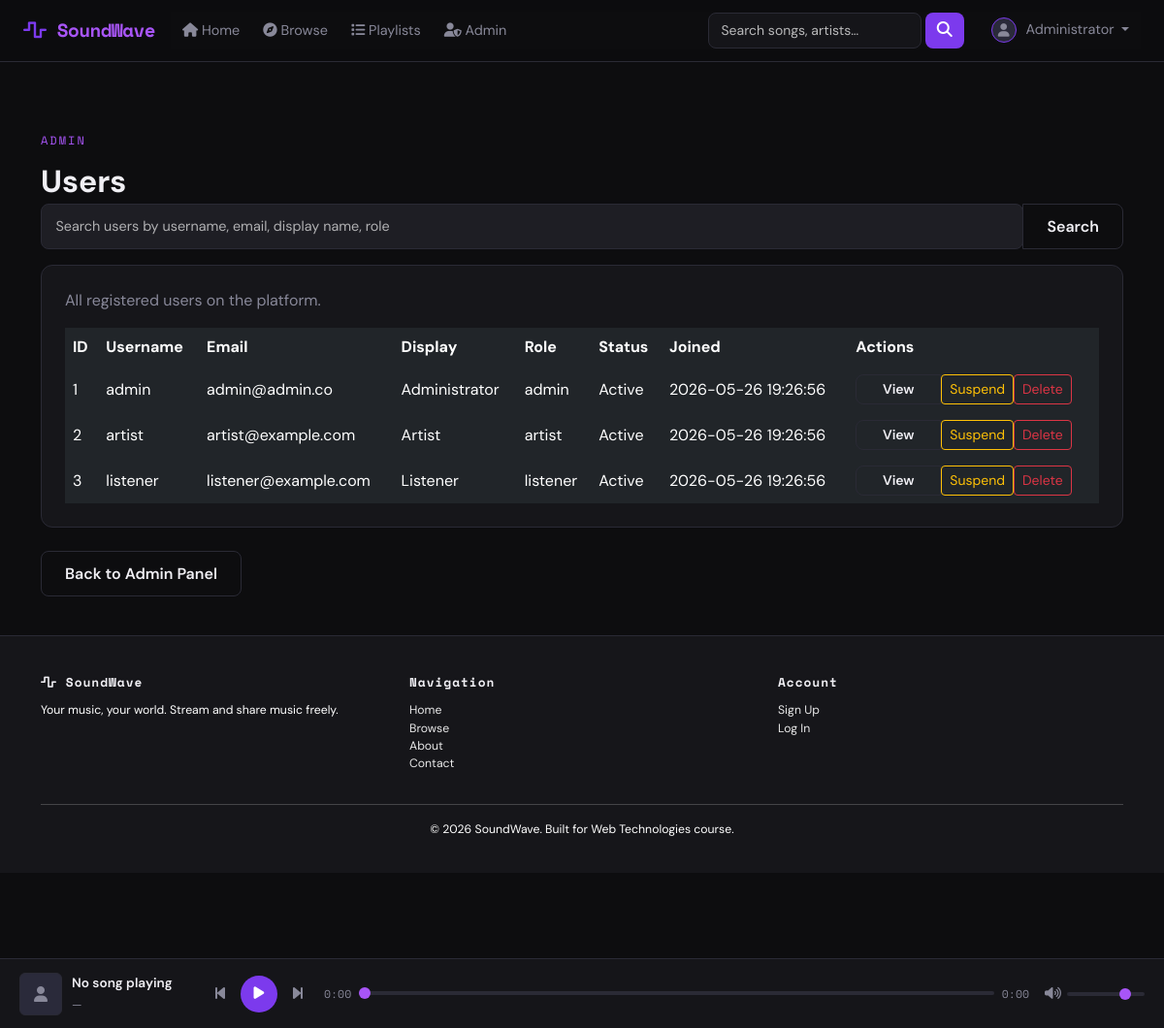
/admin_users.php (signed in), run on the app's committed database.
### tables this page shows
CREATE TABLE users (
    id INT AUTO_INCREMENT PRIMARY KEY,
    username VARCHAR(50) NOT NULL UNIQUE,
    email VARCHAR(100) NOT NULL UNIQUE,
    password_hash VARCHAR(255) NOT NULL,
    display_name VARCHAR(100),
    avatar_url VARCHAR(255) DEFAULT 'uploads/covers/default_avatar.png',
    bio TEXT,
    role ENUM('listener', 'artist', 'admin') DEFAULT 'listener',
    account_status ENUM('active', 'suspended', 'banned') DEFAULT 'active',
    created_at TIMESTAMP DEFAULT CURRENT_TIMESTAMP,
    updated_at TIMESTAMP DEFAULT CURRENT_TIMESTAMP ON UPDATE CURRENT_TIMESTAMP
);

### includes/config.php (called while the page is built, shortened)
<?php
function getDB(): PDO {
    static $pdo = null;
    if ($pdo === null) {
        try {
            $dsn = 'mysql:host=' . DB_HOST . ';dbname=' . DB_NAME . ';charset=utf8mb4';
            $pdo = new PDO($dsn, DB_USER, DB_PASS, [
                PDO::ATTR_ERRMODE            => PDO::ERRMODE_EXCEPTION,
                PDO::ATTR_DEFAULT_FETCH_MODE => PDO::FETCH_ASSOC,
                PDO::ATTR_EMULATE_PREPARES   => false,
            ]);
        } catch (PDOException $e) {
            die(json_encode(['error' => 'Database connection failed.']));
        }
    }
    return $pdo;
}
function sanitize(string $input): string {
    return htmlspecialchars(trim($input), ENT_QUOTES, 'UTF-8');
}
function isLoggedIn(): bool {
    return isset($_SESSION['user_id']);
}
function currentUser(): ?array {
    $pdo = getDB();
    $stmt = $pdo->prepare('SELECT * FROM users WHERE id = ?');
    $stmt->execute([$_SESSION['user_id']]);
    return $stmt->fetch() ?: null;
}

### admin_users.php (the view, shortened to what this page needs)
<?php
require_once 'includes/config.php';
$pdo = getDB();
$q = trim($_GET['q'] ?? '');
if ($q !== '') {
    $term = '%' . strtolower($q) . '%';
    $stmt = $pdo->prepare('SELECT id, username, email, display_name, role, account_status, created_at FROM users WHERE LOWER(username) LIKE ? OR LOWER(email) LIKE ? OR LOWER(display_name) LIKE ? OR LOWER(role) LIKE ? OR LOWER(account_status) LIKE ? ORDER BY created_at DESC');
    $stmt->execute([$term, $term, $term, $term, $term]);
    $users = $stmt->fetchAll();
} else {
    $users = $pdo->query('SELECT id, username, email, display_name, role, account_status, created_at FROM users ORDER BY created_at DESC')->fetchAll();
}
require_once 'includes/header.php';
?>
<div class="container mt-5">
    <p class="section-title">Admin</p>
    <h1 class="page-title">Users</h1>
    <form class="mb-3" method="GET" action="admin_users.php">
        <div class="input-group">
            <input class="form-control sw-input" type="search" name="q" placeholder="Search users by username, email, display name, role" value="<?= sanitize($q) ?>">
            <button class="btn btn-outline-sw" type="submit">Search</button>
        </div>
    </form>
    <div class="sw-card mb-4">
        <p style="margin-bottom:1rem;color:var(--text-muted);">All registered users on the platform.</p>
        <div class="table-responsive">
            <table class="table table-dark table-borderless align-middle mb-0">
                <thead>
                    <tr>
                        <th>ID</th>
                        <th>Username</th>
                        <th>Email</th>
                        <th>Display</th>
                        <th>Role</th>
                        <th>Status</th>
                        <th>Joined</th>
                        <th>Actions</th>
                    </tr>
                </thead>
                <tbody>
                    <?php foreach ($users as $u): ?>
                    <tr>
                        <td><?= sanitize($u['id']) ?></td>
                        <td><?= sanitize($u['username']) ?></td>
                        <td><?= sanitize($u['email']) ?></td>
                        <td><?= sanitize($u['display_name']) ?></td>
                        <td><?= sanitize($u['role']) ?></td>
                        <td><?= sanitize(ucfirst($u['account_status'])) ?></td>
                        <td><?= sanitize($u['created_at']) ?></td>
                        <td>
                            <div class="btn-group" role="group" aria-label="actions">
                                <a class="btn btn-sm btn-outline-sw view-btn" style="min-width:88px;" href="admin_user.php?id=<?= sanitize($u['id']) ?>">View</a>
                                <?php if ($u['account_status'] === 'active'): ?>
                                <form method="POST" action="admin_users.php" style="display:inline;">
                                    <button type="submit" class="btn btn-sm btn-outline-warning">Suspend</button>
                                </form>
                                <?php endif; ?>
                                <form method="POST" action="admin_users.php" style="display:inline;" onsubmit="return confirm('Delete this user and all related content?');">
                                    <button type="submit" class="btn btn-sm btn-outline-danger">Delete</button>
                                </form>
                            </div>
                        </td>
                    </tr>
                    <?php endforeach; ?>
                </tbody>
            </table>
        </div>
    </div>
    <a class="btn btn-outline-sw" href="<?= SITE_URL ?>/admin.php">Back to Admin Panel</a>
</div>
<?php require_once 'includes/footer.php'; ?>

### includes/header.php (shortened to what this page needs)
<?php
require_once __DIR__ . '/config.php';
$user = currentUser();
?>
<!DOCTYPE html>
<html lang="en">
<head>
    <link rel="stylesheet" href="https://cdn.jsdelivr.net/npm/bootstrap@5.3.2/dist/css/bootstrap.min.css">
    <link rel="stylesheet" href="https://cdnjs.cloudflare.com/ajax/libs/font-awesome/6.5.0/css/all.min.css">
    <link rel="stylesheet" href="<?= SITE_URL ?>/css/style.css">
</head>
<body>
<div id="player-bar" class="player-bar">
    <div class="player-inner">
        <div class="player-info">
            <div id="player-cover" class="player-cover player-cover-placeholder"><i class="fas fa-user"></i></div>
            <div>
                <a id="player-title" class="player-title player-link player-link-disabled" href="#">No song playing</a>
                <a id="player-artist" class="player-artist player-link player-link-disabled" href="#">—</a>
            </div>
        </div>
        <div class="player-controls">
            <button id="btn-prev" class="ctrl-btn"><i class="fas fa-step-backward"></i></button>
            <button id="btn-play" class="ctrl-btn play-btn"><i class="fas fa-play"></i></button>
            <button id="btn-next" class="ctrl-btn"><i class="fas fa-step-forward"></i></button>
        </div>
        <div class="player-progress-wrap">
            <span id="time-current">0:00</span>
            <input type="range" id="progress-bar" min="0" max="100" value="0" class="progress-range">
            <span id="time-total">0:00</span>
        </div>
        <div class="player-volume-wrap">
            <i class="fas fa-volume-up"></i>
            <input type="range" id="volume-bar" min="0" max="1" step="0.05" value="0.8" class="volume-range">
        </div>
    </div>
</div>
<nav class="navbar navbar-expand-lg sw-navbar">
    <div class="container-fluid px-4">
        <a class="navbar-brand sw-brand" href="<?= SITE_URL ?>/index.php">
            <i class="fas fa-wave-square"></i> SoundWave
        </a>
        <div class="collapse navbar-collapse" id="navbarMain">
            <ul class="navbar-nav me-auto mb-2 mb-lg-0">
                <li class="nav-item"><a class="nav-link" href="<?= SITE_URL ?>/index.php"><i class="fas fa-home"></i> Home</a></li>
                <li class="nav-item"><a class="nav-link" href="<?= SITE_URL ?>/browse.php"><i class="fas fa-compass"></i> Browse</a></li>
                <?php if (isLoggedIn()): ?>
                <li class="nav-item"><a class="nav-link" href="<?= SITE_URL ?>/playlists.php"><i class="fas fa-list"></i> Playlists</a></li>
                <?php if ($user && $user['role'] === 'admin'): ?>
                <li class="nav-item"><a class="nav-link" href="<?= SITE_URL ?>/admin.php"><i class="fas fa-user-shield"></i> Admin</a></li>
                <?php endif; ?>
                <?php endif; ?>
            </ul>
            <form class="d-flex me-3" action="<?= SITE_URL ?>/browse.php" method="GET">
                <input class="form-control sw-search" type="search" name="q" placeholder="Search songs, artists…" value="<?= isset($_GET['q']) ? sanitize($_GET['q']) : '' ?>">
                <button class="btn sw-search-btn ms-1" type="submit"><i class="fas fa-search"></i></button>
            </form>
            <ul class="navbar-nav">
                <?php if (isLoggedIn()): ?>
                <li class="nav-item dropdown">
                    <a class="nav-link dropdown-toggle sw-user-menu" href="#" data-bs-toggle="dropdown">
                        <?php if (!empty($user['avatar_url']) && $user['avatar_url'] !== 'uploads/covers/default_avatar.png'): ?>
                        <span class="position-relative d-inline-flex" style="width:26px;height:26px;">
                            <img src="<?= SITE_URL ?>/<?= sanitize($user['avatar_url']) ?>" class="sw-avatar-sm" alt="Avatar"
                                 onerror="this.style.display='none'; this.nextElementSibling.style.display='inline-flex';">
                            <span class="sw-avatar-sm sw-avatar-placeholder d-none"><i class="fas fa-user"></i></span>
                        </span>
                        <?php else: ?>
                        <span class="sw-avatar-sm sw-avatar-placeholder"><i class="fas fa-user"></i></span>
                        <?php endif; ?>
                        <?= sanitize($user['display_name'] ?? $user['username']) ?>
                    </a>
                </li>
                <?php else: ?>
                <li class="nav-item"><a class="nav-link sw-btn-login" href="<?= SITE_URL ?>/login.php">Log In</a></li>
                <li class="nav-item"><a class="nav-link sw-btn-register" href="<?= SITE_URL ?>/register.php">Sign Up</a></li>
                <?php endif; ?>
            </ul>
        </div>
    </div>
</nav>
<main class="main-content">

### data on the page
users: display_name "Administrator", id "1", username "admin", email "admin@admin.co", role "admin", account_status "Active", created_at "2026-05-26 19:26:56"
users: id "2", username "artist", email "artist@example.com", display_name "Artist", role "artist", account_status "Active", created_at "2026-05-26 19:26:56"
users: id "3", username "listener", email "listener@example.com", display_name "Listener", role "listener", account_status "Active", created_at "2026-05-26 19:26:56"
